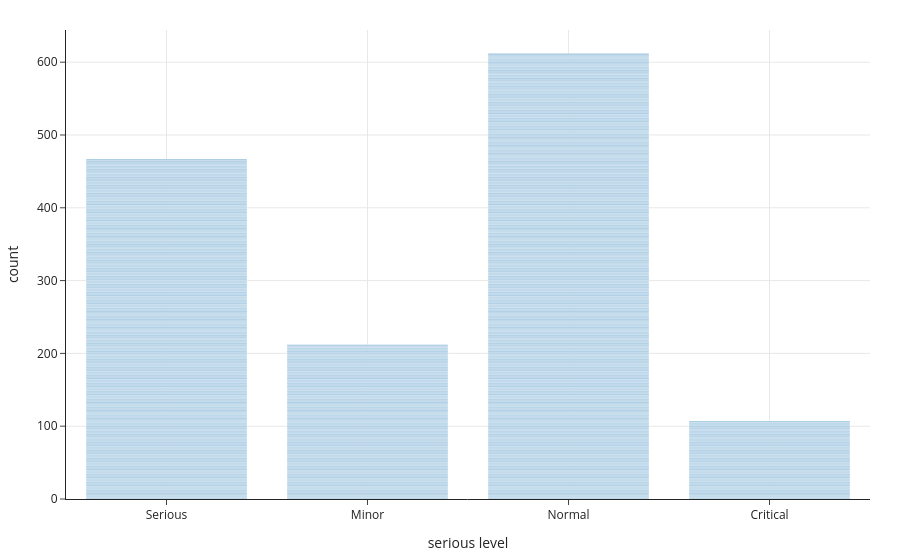

Notebook code cell kept with this figure:
### Code cell
px.bar(test, x='serious level')

### Figure 1 — Plotly figure (JSON) as saved in the notebook; plotly's stock layout.template omitted (floating-point values rounded to 4 significant figures; data arrays with more than 128 entries replaced by an {"elided": "..."} marker saying what was removed)
{"data": [{"alignmentgroup": "True", "hovertemplate": "serious level=%{x}<br>count=%{y}<extra></extra>", "legendgroup": "", "marker": {"color": "#1F77B4", "pattern": {"shape": ""}}, "name": "", "offsetgroup": "", "orientation": "v", "showlegend": false, "textposition": "auto", "type": "bar", "x": {"elided": "1398 str values"}, "xaxis": "x", "y": {"elided": "1398 int values"}, "yaxis": "y"}], "layout": {"barmode": "relative", "legend": {"tracegroupgap": 0}, "xaxis": {"anchor": "y", "domain": [0, 1], "title": {"text": "serious level"}}, "yaxis": {"anchor": "x", "domain": [0, 1], "title": {"text": "count"}}}}
